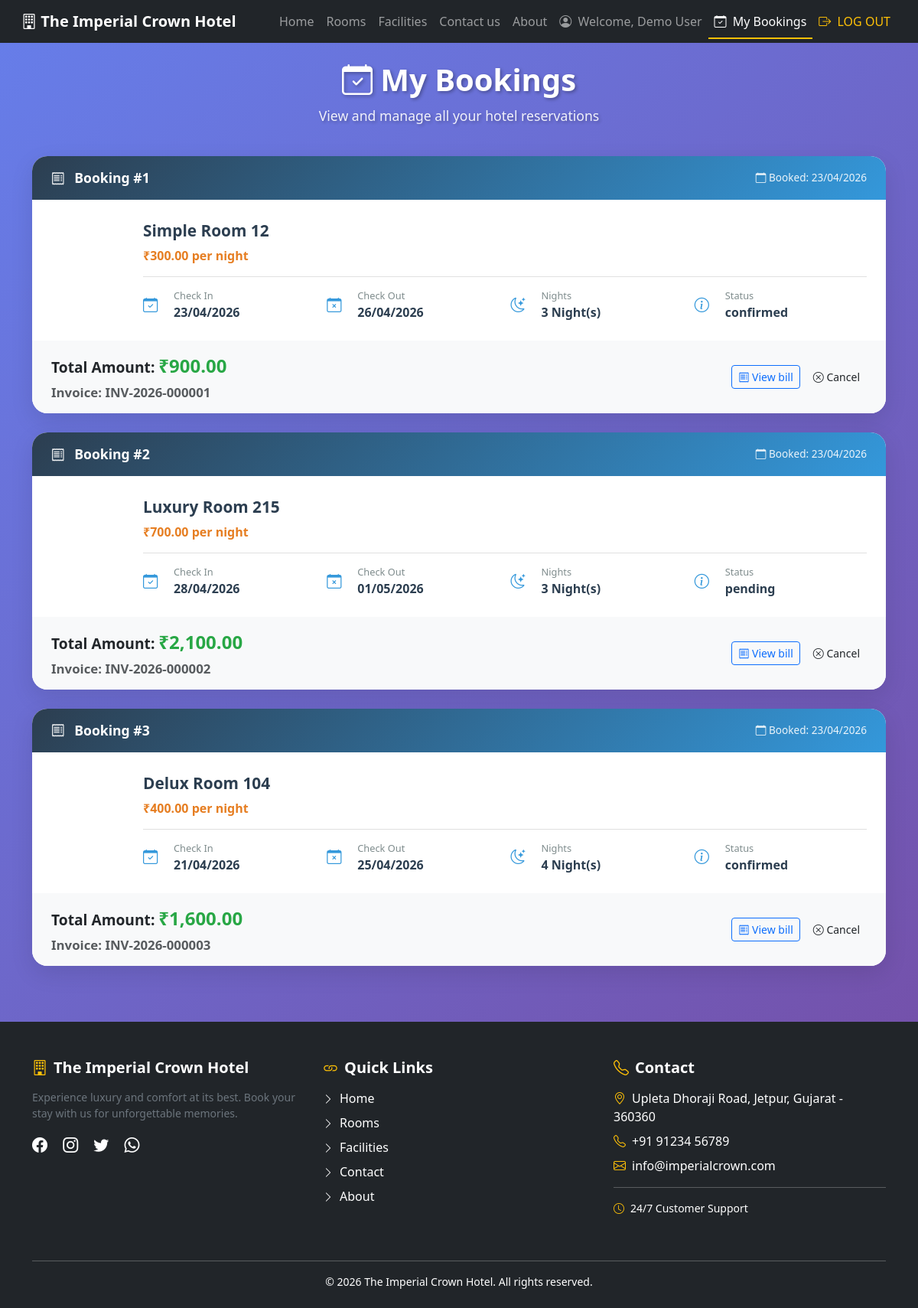
Page /my_booking.php (signed in) on the committed database.
### tables this page shows
CREATE TABLE users (
    id INT AUTO_INCREMENT PRIMARY KEY,
    first_name VARCHAR(50) NOT NULL,
    last_name VARCHAR(50) NOT NULL,
    email VARCHAR(100) UNIQUE NOT NULL,
    password VARCHAR(255) NOT NULL,
    phone VARCHAR(15),
    dob DATE,
    address TEXT,
    city VARCHAR(50),
    state VARCHAR(50),
    pincode VARCHAR(10),
    role ENUM('user', 'admin') DEFAULT 'user',
    is_active TINYINT(1) NOT NULL DEFAULT 0,
    created_at TIMESTAMP DEFAULT CURRENT_TIMESTAMP
);

CREATE TABLE bookings (
    id INT AUTO_INCREMENT PRIMARY KEY,
    user_id INT NOT NULL,
    room_id INT NOT NULL,
    guests INT NOT NULL DEFAULT 2,
    check_in DATE NOT NULL,
    check_out DATE NOT NULL,
    total_price DECIMAL(10,2) NOT NULL,
    bill_number VARCHAR(40) NULL,
    status ENUM('pending', 'confirmed', 'cancelled') DEFAULT 'pending',
    created_at TIMESTAMP DEFAULT CURRENT_TIMESTAMP,

    FOREIGN KEY (user_id) REFERENCES users(id) ON DELETE CASCADE,
    FOREIGN KEY (room_id) REFERENCES rooms(id) ON DELETE CASCADE,

    CHECK (check_out > check_in),
    UNIQUE KEY uk_bill_number (bill_number)
);

CREATE TABLE rooms (
    id INT AUTO_INCREMENT PRIMARY KEY,
    room_name VARCHAR(100) NOT NULL,
    room_type VARCHAR(50) NOT NULL,
    price DECIMAL(10,2) NOT NULL,
    capacity INT DEFAULT 2,
    description TEXT,
    image VARCHAR(500),
    status ENUM('available', 'booked', 'maintenance') DEFAULT 'available',
    created_at TIMESTAMP DEFAULT CURRENT_TIMESTAMP
);

### my_booking.php (the view, shortened to what this page needs)
<?php
require_once __DIR__ . '/includes/init.php';
$uid = (int) $_SESSION['user_id'];
$bookings_list = [];
$q = $mysqli->prepare(
    'SELECT b.id, b.bill_number, b.check_in, b.check_out, b.total_price, b.status, b.created_at, r.room_name, r.image, r.price AS room_price
     FROM bookings b
     INNER JOIN rooms r ON r.id = b.room_id
     WHERE b.user_id = ?
     ORDER BY b.created_at DESC'
);
$q->bind_param('i', $uid);
$q->execute();
$res = $q->get_result();
while ($row = $res->fetch_assoc()) {
    $bookings_list[] = $row;
}
$hasCancelledBooking = false;
?>
<!DOCTYPE html>
<html lang="en">
<head>
    <link href="https://cdn.jsdelivr.net/npm/bootstrap@5.3.0/dist/css/bootstrap.min.css" rel="stylesheet">
    <link rel="stylesheet" href="https://cdn.jsdelivr.net/npm/bootstrap-icons@1.11.3/font/bootstrap-icons.min.css">
</head>
<body class="<?php echo $hasCancelledBooking ? 'gaming-theme' : 'hotel-theme'; ?>">
<?php include 'navbar.php'; ?>
<div class="content-wrapper">
    <div class="container">
        <div class="page-header">
            <h1><i class="bi bi-calendar-check"></i> My Bookings</h1>
            <p>View and manage all your hotel reservations</p>
        </div>
        <div id="bookingsContainer">
            <?php if (count($bookings_list) === 0): ?>
                <div class="empty-state">
                    <i class="bi bi-calendar-x"></i>
                    <h3>No Bookings Found</h3>
                    <p>You haven't made any reservations yet.</p>
                    <p>Book your first stay and create unforgettable memories!</p>
                    <a href="rooms.php" class="btn-book-now">
                        <i class="bi bi-search"></i> Browse Available Rooms
                    </a>
                </div>
            <?php else: ?>
                <?php foreach ($bookings_list as $b):
                    $in = new DateTime($b['check_in']);
                    $out = new DateTime($b['check_out']);
                    $nights = (int) $in->diff($out)->days;
                    $img = trim((string) $b['image']);
                    $isCancelled = ($b['status'] ?? '') === 'cancelled';
                    $cardClass = $isCancelled ? 'cancelled-card' : '';
                ?>
                <div class="booking-card <?php echo $cardClass; ?>">
                    <div class="booking-header">
                        <div class="booking-id">
                            <i class="bi bi-receipt"></i>
                            Booking #<?php echo (int) $b['id']; ?>
                        </div>
                        <div class="booking-date">
                            <i class="bi bi-calendar"></i>
                            Booked: <?php echo htmlspecialchars(date('d/m/Y', strtotime($b['created_at']))); ?>
                        </div>
                    </div>
                    <div class="booking-body">
                        <div class="room-info">
                            <div class="room-image" style="background-size:cover;background-position:center;background-image:url('<?php echo htmlspecialchars($img); ?>')">
                            </div>
                            <div class="room-details">
                                <div class="room-title"><?php echo htmlspecialchars($b['room_name']); ?></div>
                                <div class="room-price">₹<?php echo htmlspecialchars((string) $b['room_price']); ?> per night</div>
                                <div class="booking-details-grid">
                                    <div class="detail-item">
                                        <i class="bi bi-calendar-check"></i>
                                        <div>
                                            <div class="label">Check In</div>
                                            <div class="value"><?php echo $in->format('d/m/Y'); ?></div>
                                        </div>
                                    </div>
                                    <div class="detail-item">
                                        <i class="bi bi-calendar-x"></i>
                                        <div>
                                            <div class="label">Check Out</div>
                                            <div class="value"><?php echo $out->format('d/m/Y'); ?></div>
                                        </div>
                                    </div>
                                    <div class="detail-item">
                                        <i class="bi bi-moon-stars"></i>
                                        <div>
                                            <div class="label">Nights</div>
                                            <div class="value"><?php echo $nights; ?> Night(s)</div>
                                        </div>
                                    </div>
                                    <div class="detail-item">
                                        <i class="bi bi-info-circle"></i>
                                        <div>
                                            <div class="label">Status</div>
                                            <div class="value"><?php echo htmlspecialchars($b['status']); ?></div>
                                        </div>
                                    </div>
                                </div>
                            </div>
                        </div>
                    </div>
                    <div class="booking-footer">
                        <div class="total-price">
                            Total Amount: <span>₹<?php echo htmlspecialchars(number_format((float) $b['total_price'], 2)); ?></span>
                            <?php if (!empty($b['bill_number'])): ?>
                                <div class="small text-muted mt-1">Invoice: <?php echo htmlspecialchars($b['bill_number']); ?></div>
                            <?php endif; ?>
                        </div>
                        <div class="d-flex flex-wrap gap-2 justify-content-end">
                            <a href="bill.php?id=<?php echo (int) $b['id']; ?>" class="btn btn-sm btn-outline-primary">
                                <i class="bi bi-receipt"></i> View bill
                            </a>
                            <?php if (!$isCancelled): ?>
                            <button type="button" class="btn btn-sm btn-cancel" onclick="cancelBookingDb(<?php echo (int) $b['id']; ?>)">
                                <i class="bi bi-x-circle"></i> Cancel
                            </button>
                            <?php else: ?>
                            <button type="button" class="btn btn-sm btn-secondary" disabled>
                                <i class="bi bi-emoji-frown"></i> Cancelled
                            </button>
                            <?php endif; ?>
                        </div>
                    </div>
                </div>
                <?php endforeach; ?>
            <?php endif; ?>
        </div>
    </div>
</div>
<?php include 'footer.php'; ?>
</body>
</html>

### navbar.php (shortened to what this page needs)
<?php
$hp_logged_in = isset($_SESSION['user_id']);
$hp_user_name = $_SESSION['user_name'] ?? '';
if ($hp_logged_in && isset($mysqli)) {
    $uid = (int)$_SESSION['user_id'];
    $u_res = $mysqli->query("SELECT first_name, last_name, email, phone, address FROM users WHERE id = $uid LIMIT 1");
    if ($u_res && $u_row = $u_res->fetch_assoc()) {
        $hp_user_name = trim($u_row['first_name'] . ' ' . $u_row['last_name']);
    }
}
?>
<!DOCTYPE html>
<html lang="en">
<head>
<link href="https://cdn.jsdelivr.net/npm/bootstrap@5.3.0/dist/css/bootstrap.min.css" rel="stylesheet">
<link rel="stylesheet" href="https://cdn.jsdelivr.net/npm/bootstrap-icons@1.11.3/font/bootstrap-icons.css">
</head>
<body>
<nav class="navbar navbar-expand-lg navbar-dark bg-dark px-lg-3 py-lg-2 fixed-top">
<div class="container-fluid">
<a class="navbar-brand fw-bold" href="index.php">
<i class="bi bi-building"></i> The Imperial Crown Hotel
</a>
<div class="collapse navbar-collapse" id="navbarNav">
<ul class="navbar-nav ms-auto">
<li class="nav-item">
<a class="nav-link" href="index.php">Home</a>
</li>
<li class="nav-item">
<a class="nav-link" href="rooms.php">Rooms</a>
</li>
<li class="nav-item">
<a class="nav-link" href="facilities.php">Facilities</a>
</li>
<li class="nav-item">
<a class="nav-link" href="contact.php">Contact us</a>
</li>
<li class="nav-item">
<a class="nav-link" href="about.php">About</a>
</li>
<li class="nav-item user-links" style="<?php echo $hp_logged_in ? '' : 'display:none'; ?>">
    <a class="nav-link" href="#" data-bs-toggle="modal" data-bs-target="#editProfileModal">
        <i class="bi bi-person-circle me-1"></i>
        Welcome, <span id="userName"><?php echo htmlspecialchars($hp_user_name); ?></span>
    </a>
</li>
<li class="nav-item user-links" style="<?php echo $hp_logged_in ? '' : 'display:none'; ?>">
    <a class="nav-link" href="my_booking.php">
        <i class="bi bi-calendar-check me-1"></i> My Bookings
    </a>
</li>
<li class="nav-item user-links" style="<?php echo $hp_logged_in ? '' : 'display:none'; ?>">
    <a class="nav-link text-warning" href="logout.php">
        <i class="bi bi-box-arrow-right me-1"></i> LOG OUT
    </a>
</li>
</ul>
</div>
</div>
</nav>
</body>
</html>

### my_booking.php (style rules this page uses)
body { min-height: 100vh; padding-top: 80px; transition: background 0.5s ease; display: flex; flex-direction: column; }
.content-wrapper { flex: 1; }
body.hotel-theme { background: linear-gradient(135deg, #667eea 0%, #764ba2 100%); }
.container { position: relative; z-index: 1; }
.page-header { text-align: center; margin-bottom: 40px; color: white; text-shadow: 2px 2px 4px rgba(0,0,0,0.3); }
.page-header h1 { font-size: 2.5rem; font-weight: bold; margin-bottom: 10px; }
.page-header p { font-size: 1.1rem; opacity: 0.9; }
.booking-card { background: white; border-radius: 20px; box-shadow: 0 10px 30px rgba(0,0,0,0.1); margin-bottom: 25px; overflow: hidden; transition: transform 0.3s, box-shadow 0.3s; }
.booking-header { background: linear-gradient(135deg, #2c3e50, #3498db); color: white; padding: 15px 25px; display: flex; justify-content: space-between; align-items: center; flex-wrap: wrap; }
.booking-id { font-size: 1.1rem; font-weight: bold; }
.booking-id i { margin-right: 8px; }
.booking-date { font-size: 0.85rem; opacity: 0.9; }
.booking-body { padding: 25px; }
.room-info { display: flex; gap: 20px; flex-wrap: wrap; }
.room-image { width: 100px; height: 100px; background: linear-gradient(135deg, #3498db, #2c3e50); border-radius: 15px; display: flex; align-items: center; justify-content: center; color: white; }
.room-details { flex: 1; }
.room-title { font-size: 1.3rem; font-weight: bold; color: #2c3e50; margin-bottom: 5px; }
.room-price { color: #e67e22; font-weight: bold; margin-bottom: 10px; }
.booking-details-grid { display: grid; grid-template-columns: repeat(auto-fit, minmax(180px, 1fr)); gap: 15px; margin-top: 15px; padding-top: 15px; border-top: 1px solid #e0e0e0; }
.detail-item { display: flex; align-items: center; gap: 10px; }
.detail-item i { font-size: 1.2rem; color: #3498db; width: 30px; }
.detail-item .label { font-size: 0.8rem; color: #7f8c8d; }
.detail-item .value { font-weight: bold; color: #2c3e50; }
.booking-footer { background: #f8f9fa; padding: 15px 25px; display: flex; justify-content: space-between; align-items: center; flex-wrap: wrap; }
.total-price { font-size: 1.2rem; font-weight: bold; }
.total-price span { font-size: 1.5rem; color: #28a745; }
.btn-cancel { background: #dc3545; color: white; border: none; padding: 8px 20px; border-radius: 25px; transition: all 0.3s; }

### navbar.php (style rules this page uses)
.nav-link { position:relative; font-weight:500; }
.nav-link::after { content:""; position:absolute; left:0; bottom:-3px; width:0%; height:2px; background:#ffc107; transition:0.3s; }
.nav-link.active::after { width:100%; }

### rows in the picture
users: hp_user_name "Demo User"
bookings: id "1", created_at "23/04/2026", room.room_name "Simple Room 12", room.price "300.00", check_in "23/04/2026", check_out "26/04/2026", nights "3", status "confirmed", total_price "900.00", bill_number "INV-2026-000001"
bookings: id "2", created_at "23/04/2026", room.room_name "Luxury Room 215", room.price "700.00", check_in "28/04/2026", check_out "01/05/2026", nights "3", status "pending", total_price "2,100.00", bill_number "INV-2026-000002"
bookings: id "3", created_at "23/04/2026", room.room_name "Delux Room 104", room.price "400.00", check_in "21/04/2026", check_out "25/04/2026", nights "4", status "confirmed", total_price "1,600.00", bill_number "INV-2026-000003"

### other values in the picture
$GLOBAL_SETTINGS['site_title'] "The Imperial Crown Hotel"
$GLOBAL_SETTINGS['site_about'] "Experience luxury and comfort at its best. Book your stay with us for unforgettable memories."
$GLOBAL_SETTINGS['contact_address'] "Upleta Dhoraji Road, Jetpur, Gujarat - 360360"
$GLOBAL_SETTINGS['contact_phone1'] "+91 91234 56789"
$GLOBAL_SETTINGS['contact_email1'] "info@imperialcrown.com"
